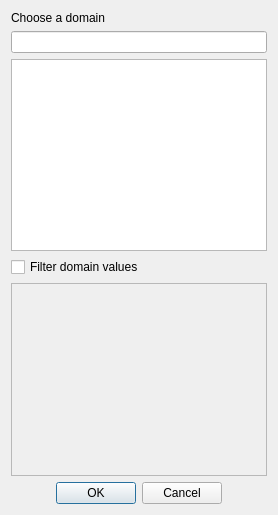
<?xml version="1.0" encoding="UTF-8"?>
<ui version="4.0">
 <class>DomainSetter</class>
 <widget class="QDialog" name="DomainSetter">
  <property name="geometry">
   <rect>
    <x>0</x>
    <y>0</y>
    <width>274</width>
    <height>515</height>
   </rect>
  </property>
  <property name="windowTitle">
   <string>Select a domain</string>
  </property>
  <layout class="QGridLayout" name="gridLayout">
   <item row="0" column="0">
    <widget class="QLabel" name="label">
     <property name="text">
      <string>Choose a domain</string>
     </property>
    </widget>
   </item>
   <item row="1" column="0">
    <widget class="QLineEdit" name="filterLineEdit"/>
   </item>
   <item row="2" column="0">
    <widget class="QListWidget" name="domainListWidget">
     <property name="sizePolicy">
      <sizepolicy hsizetype="MinimumExpanding" vsizetype="Maximum">
       <horstretch>0</horstretch>
       <verstretch>0</verstretch>
      </sizepolicy>
     </property>
     <property name="maximumSize">
      <size>
       <width>16777215</width>
       <height>300</height>
      </size>
     </property>
    </widget>
   </item>
   <item row="3" column="0">
    <widget class="QCheckBox" name="filterCheckBox">
     <property name="text">
      <string>Filter domain values</string>
     </property>
    </widget>
   </item>
   <item row="4" column="0">
    <widget class="QListWidget" name="filterListWidget">
     <property name="enabled">
      <bool>false</bool>
     </property>
     <property name="editTriggers">
      <set>QAbstractItemView::NoEditTriggers</set>
     </property>
    </widget>
   </item>
   <item row="5" column="0">
    <widget class="QDialogButtonBox" name="buttonBox">
     <property name="orientation">
      <enum>Qt::Horizontal</enum>
     </property>
     <property name="standardButtons">
      <set>QDialogButtonBox::Cancel|QDialogButtonBox::Ok</set>
     </property>
     <property name="centerButtons">
      <bool>true</bool>
     </property>
    </widget>
   </item>
  </layout>
 </widget>
 <resources/>
 <connections>
  <connection>
   <sender>buttonBox</sender>
   <signal>accepted()</signal>
   <receiver>DomainSetter</receiver>
   <slot>accept()</slot>
   <hints>
    <hint type="sourcelabel">
     <x>248</x>
     <y>254</y>
    </hint>
    <hint type="destinationlabel">
     <x>157</x>
     <y>274</y>
    </hint>
   </hints>
  </connection>
  <connection>
   <sender>buttonBox</sender>
   <signal>rejected()</signal>
   <receiver>DomainSetter</receiver>
   <slot>reject()</slot>
   <hints>
    <hint type="sourcelabel">
     <x>316</x>
     <y>260</y>
    </hint>
    <hint type="destinationlabel">
     <x>286</x>
     <y>274</y>
    </hint>
   </hints>
  </connection>
 </connections>
</ui>
